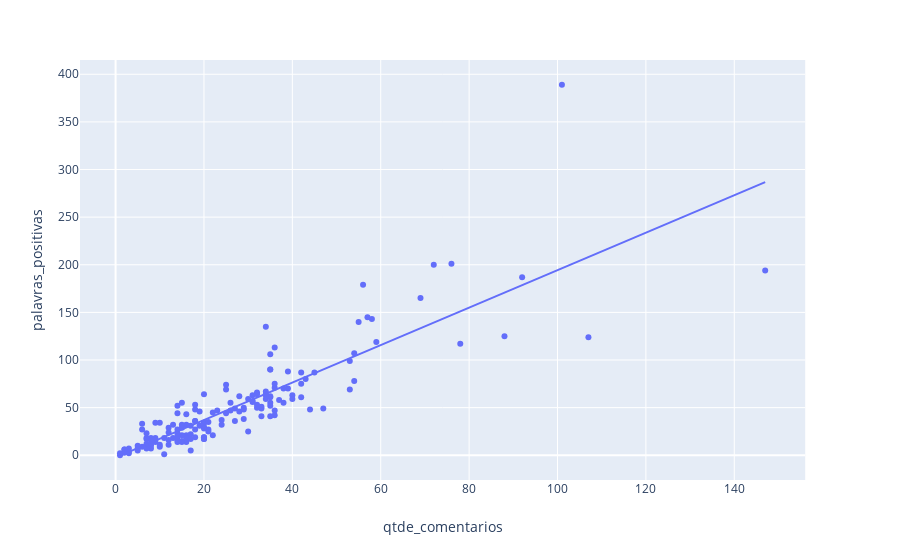

Write notebook code for a chart like this one.
### Markdown cell above
Falando da minha experiência própria como ouvinte, o público do hipsters é bem amigável. Por conta disso, eu imagino que a qtde. de palavras positivas esteja correlacionada com a qtde. de comentários.

A linha de tendência no gráfico abaixo apresenta uma característica interessante. Os pontos abaixo da linha são episódios que estão indo mal na proporção comentários/feedback positivos, e os pontos acima da linha representam os episódios que estão indo bem na proporção comentários/feedback positivo.

Na verdade... não é justo falar "indo bem" e "indo mal". Análise de sentimento é algo muito subjetivo, e a abordagem de contagem de palavras que usamos não é muito confiável. Estar acima ou abaixo da tendência é apenas mais um indicador no meio de tantos.

### Code cell
px.scatter(contagem_positivo.reset_index(), x='qtde_comentarios', y='palavras_positivas', trendline='ols', hover_data=['titulo'])

### Figure 1 — Plotly figure (JSON) as saved in the notebook; plotly's stock layout.template omitted (floating-point values rounded to 4 significant figures; data arrays with more than 128 entries replaced by an {"elided": "..."} marker saying what was removed)
{"data": [{"customdata": {"elided": "163x1 str values"}, "hoverlabel": {"namelength": 0}, "hovertemplate": "qtde_comentarios=%{x}<br>palavras_positivas=%{y}<br>titulo=%{customdata[0]}", "legendgroup": "", "marker": {"color": "#636efa", "symbol": "circle"}, "mode": "markers", "name": "", "showlegend": false, "type": "scatter", "x": {"elided": "163 int values"}, "xaxis": "x", "y": {"elided": "163 int values"}, "yaxis": "y"}, {"hoverlabel": {"namelength": 0}, "hovertemplate": "<b>OLS trendline</b><br>palavras_positivas = 1.967116 * qtde_comentarios + -2.402283<br>R<sup>2</sup>=0.734749<br><br>qtde_comentarios=%{x}<br>palavras_positivas=%{y} <b>(trend)</b>", "legendgroup": "", "marker": {"color": "#636efa", "symbol": "circle"}, "mode": "lines", "name": "", "showlegend": false, "type": "scatter", "x": {"elided": "163 int values"}, "xaxis": "x", "y": {"elided": "163 float values"}, "yaxis": "y"}], "layout": {"autosize": true, "legend": {"tracegroupgap": 0}, "margin": {"t": 60}, "xaxis": {"anchor": "y", "autorange": true, "domain": [0, 0.98], "range": [-7.978, 156.0], "title": {"text": "qtde_comentarios"}, "type": "linear"}, "yaxis": {"anchor": "x", "autorange": true, "domain": [0, 1], "range": [-25.6, 414.6], "title": {"text": "palavras_positivas"}, "type": "linear"}}}
